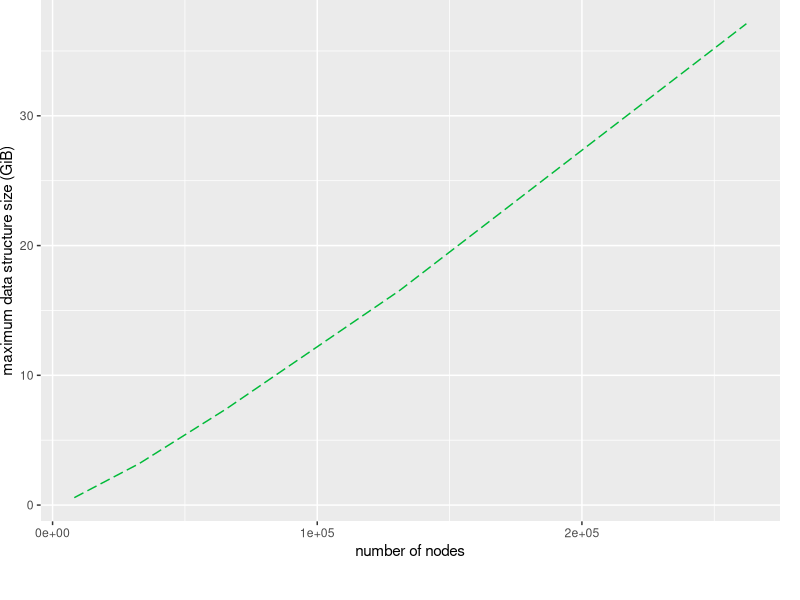
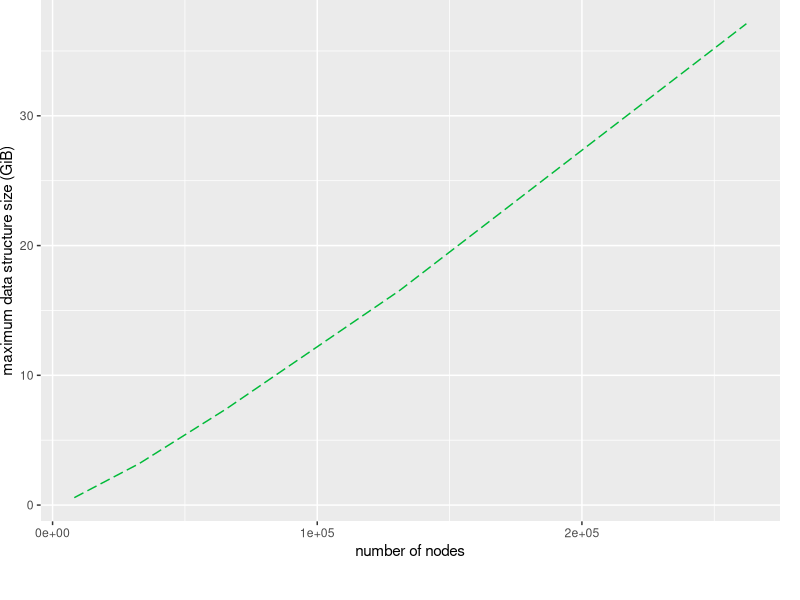

These charts were generated, in order, by the following R code:
library(tidyverse)
library("scales")


size <- read.csv("space_data.csv")

ggplot() +
  geom_line(data = size, mapping = aes(x=nodes, y=total_no_disk, color=alg, linetype=alg), size = 0.5) +
  ylab("maximum data structure size (GiB)") + xlab("number of nodes") +
  labs(color = "System\n", linetype = "System\n") +
  theme(legend.position = c(0.45, -0.20), legend.direction = 'horizontal', plot.margin = grid::unit(c(0,1,2,0), 'lines')) +
  guides(linetype="none") +
  scale_color_hue(labels = c("GraphZeppelin", "Aspen", "Terrace"))+
  scale_linetype_manual("", breaks=c("stream_mem", "aspen_top", "terrace")
                      , values=c("longdash", "solid","dashed"))
  
ggsave(filename = "size.png", width = 6, height = 4, unit = "in")
